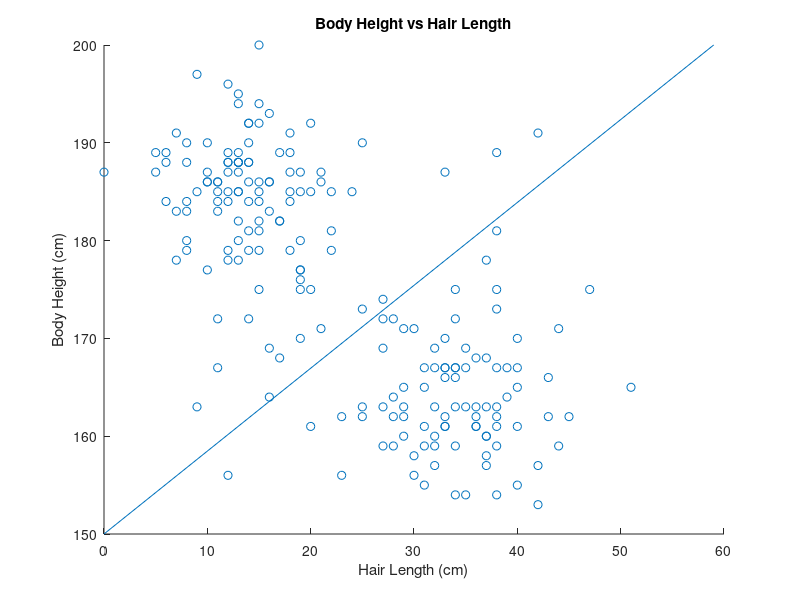

Write MATLAB code to recreate this figure.
load('lab1_2.mat');
data = measurements;

body_height = data(:,1);
hair_length = data(:,2);

x = [0 59]; % x-coordinates for the decision boundary
y = [150 200]; % y-coordinates for the decision boundary

scatter(hair_length, body_height);
hold on
line(x,y);
title('Body Height vs Hair Length');
xlabel('Hair Length (cm)');
ylabel('Body Height (cm)');
